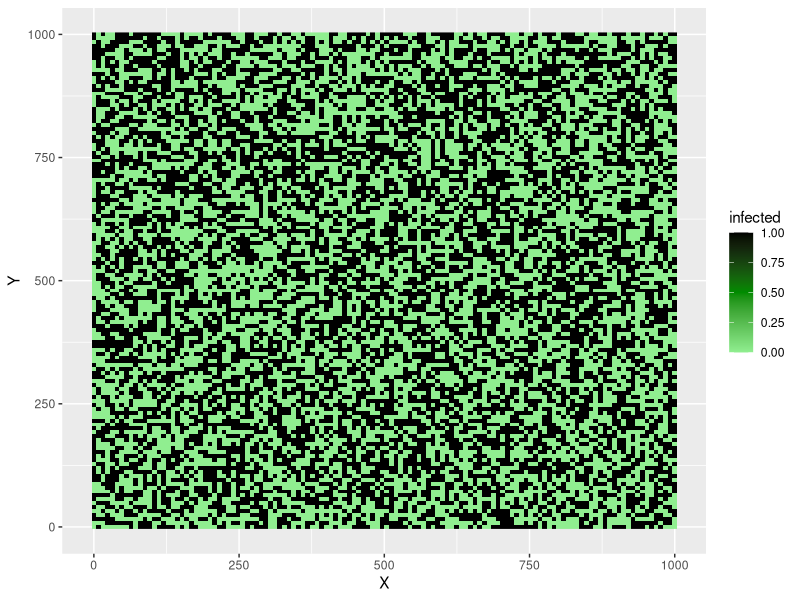
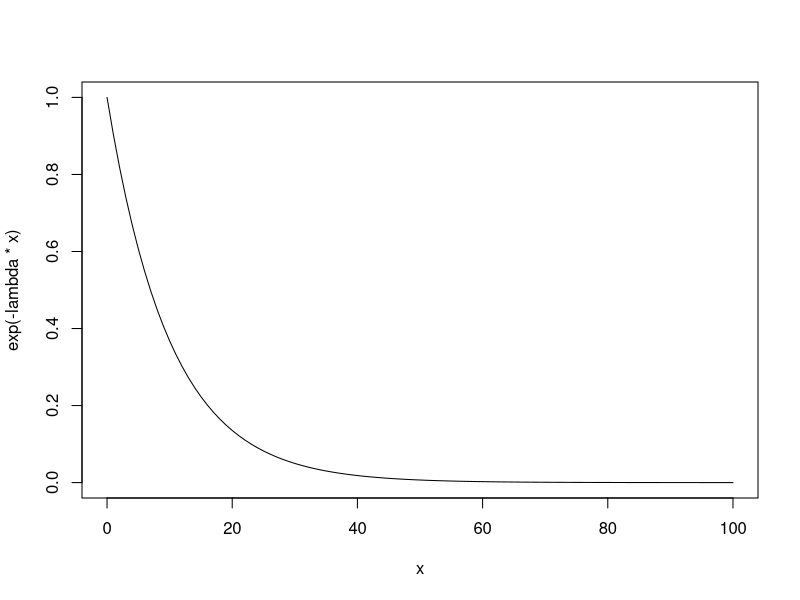

Write the R code that produced these figures, in order.
rm(list=ls(all=TRUE))

######################################################
# Load packages
######################################################

library(ggplot2)

######################################################
# create a new world!
######################################################

# central coordinates of cells
X <- Y <- seq(0,1000, 8)
world <- expand.grid(X = X, Y = Y)

# assign random state to cells (1 = infected)
world$infected <- round(runif(nrow(world), 0, 1), digits = 0)

# initial conditions
ggplot(data=world, aes(X, Y))+
geom_raster(aes(fill=infected), interpolate=F)+
scale_fill_gradientn(limits = c(0,1), colours=c("lightgreen","green4","black"))

######################################################
# set the dispersal function
######################################################
lambda <- 0.1
curve(exp(-lambda*x), from = 0, to = 100)
